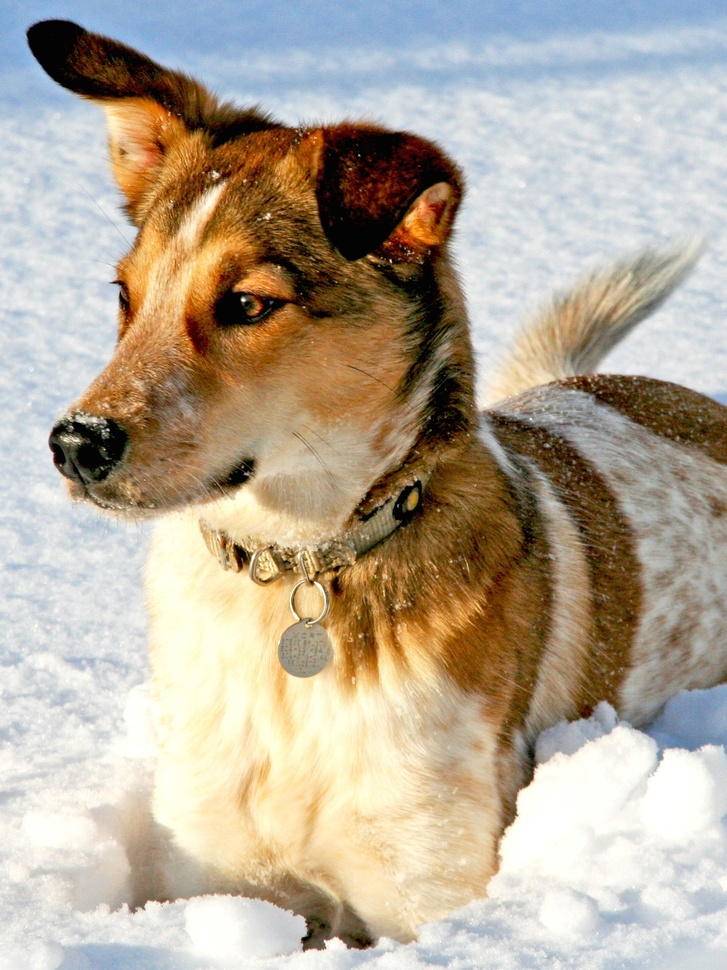
#> input picture image_compression_using_fourier_transform/dog.jpg, 727 x 970 px, shrunk from 1500 x 2000 before the run
$ jupyter execute hw2_21.ipynb
#> lines starting #> are read from the running program, lines starting #| are printed output that depends on the picture
[cell 1]
import cv2
import numpy as np
import matplotlib.pyplot as plt

[cell 2]
# Loading the image and converting it to greyscale
image_path = "dog.jpg"
original_image = cv2.imread(image_path, cv2.IMREAD_GRAYSCALE)
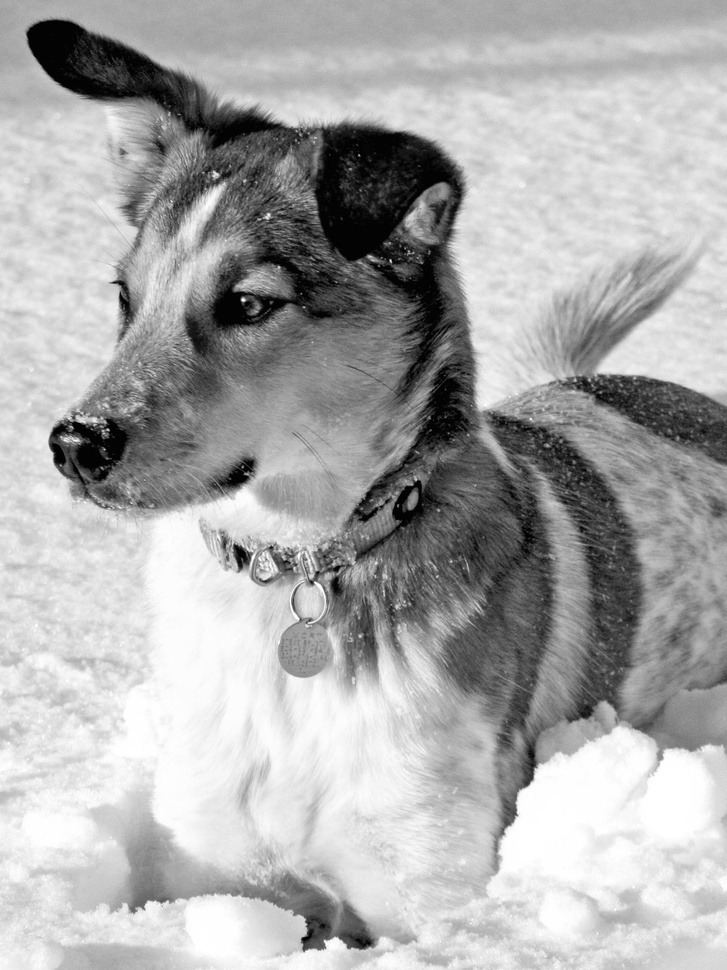
#> original_image: shape (970, 727); min 0, max 255, mean 171
image_data = original_image
n, m = image_data.shape
#> n = 970; m = 727
n, m
#> Out = (970, 727)

[cell 3]
# Computing 2D FFT on the image
def compute_2Dfft(image_data):
    row_fft = []
    col_fft = []

    for i in range (n):
        row_fft.append(np.fft.fft(image_data[i]))
    row_fft = np.array(row_fft)
    row_fft.shape

    for j in range(m):
        col_fft.append(np.fft.fft(row_fft[:,j]))
    fft2D = np.array(col_fft).T
    return fft2D

fft2D = compute_2Dfft(image_data)
#> after the loop in compute_2Dfft, `for i in range (n):`: row_fft = 970 items
#> after the loop in compute_2Dfft, `for j in range(m):`: col_fft = 727 items

###### The code above is similar to using numpy.fft.fft2(image_data)

[cell 4]
# Visualizing the frequency spectrum
magnitude_spectrum = abs(fft2D)
plt.figure(figsize = (20,15))
plt.imshow(magnitude_spectrum, cmap='grey')
plt.title("Magnitude Spectrum")
plt.colorbar()
plt.show()
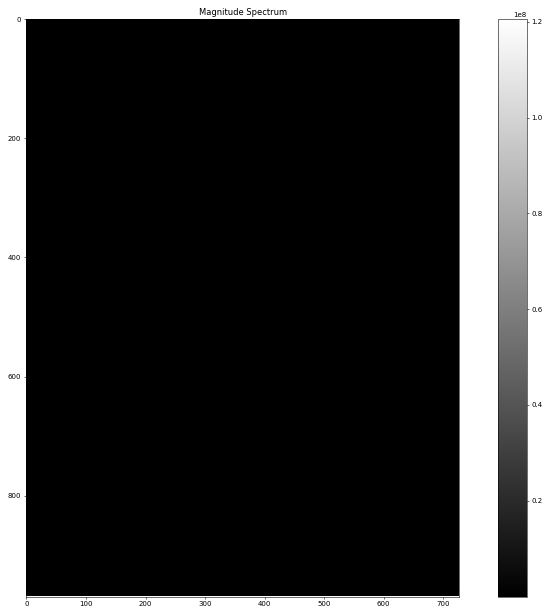
#> figure drawn by matplotlib, 2 panels

[cell 5]
def compare_image(original, compressed):
    # Comparing the original and compressed image
    plt.figure(figsize=(20, 15))
    plt.subplot(1, 2, 1)
    plt.imshow(original, cmap="gray")
    plt.title("Original Image")
    plt.axis("off")

    plt.subplot(1, 2, 2)
    plt.imshow(compressed, cmap="gray")
    plt.title("Compressed Image")
    plt.axis("off")

    plt.show()


def compress_image(image_data, percentage, f = True):

    compute_2Dfft(image_data)
    magnitude_spectrum = abs(fft2D)
    sorted_magnitudes = np.sort(magnitude_spectrum.ravel())[::-1]
    threshold_index = int(percentage/100 * len(sorted_magnitudes))

    # Retriving the thershold value and filtering out the lower fourier values
    threshold_value = sorted_magnitudes[threshold_index]
    compressed_fft = fft2D * (magnitude_spectrum >= threshold_value)

    # Reconstruction
    compressed_image = np.fft.ifft2(compressed_fft).real
    if f == True:
        compare_image(image_data, compressed_image)
    return compressed_image

[cell 6]
compressed_image_10 = compress_image(image_data, 10)
#> in compress_image, `threshold_index = int(percentage/100 * len(sorted_magnitudes))`: threshold_index = 70519
#> in compress_image, `threshold_value = sorted_magnitudes[threshold_index]`: threshold_value = 13834.7
#> in compare_image, `plt.show()`:
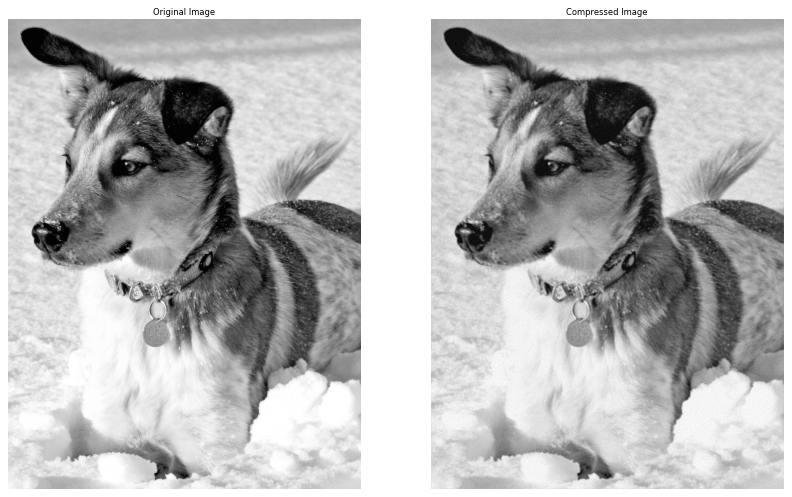
#> figure drawn by matplotlib, 2 panels

[cell 7]
compressed_image_1 = compress_image(image_data, 1)
#> call 2 of compress_image, with percentage = 1, f = True
#> in compress_image (call 2), `threshold_index = int(percentage/100 * len(sorted_magnitudes))`: threshold_index = 7051
#> in compress_image (call 2), `threshold_value = sorted_magnitudes[threshold_index]`: threshold_value = 67933.7
#> in compress_image (call 2), `compressed_image = np.fft.ifft2(compressed_fft).real`:
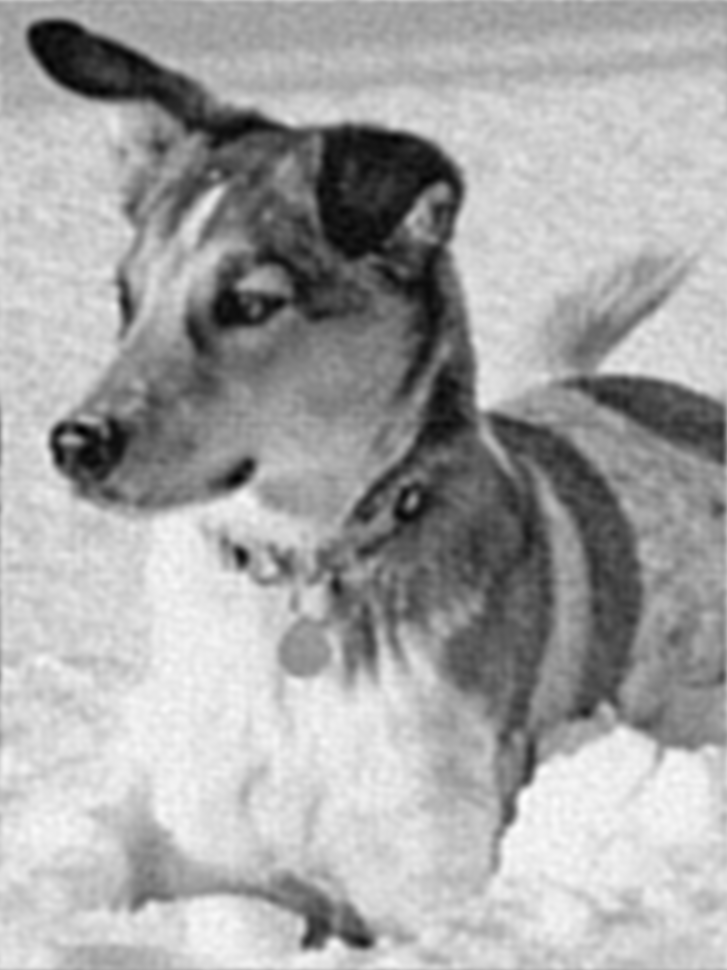
#> compressed_image: shape (970, 727) float64; min -19.57, max 273.4, mean 171; drawn with min black and max white

[cell 8]
# Computing the L2 norm of the error between original and reconstructed image
def compute_L2_error(image1, image2):
    l2_norm = np.linalg.norm(image1 - image2)
    return l2_norm

[cell 9]
print(f"The L2 Norm of the new compressed image and the original image is {compute_L2_error(original_image, compress_image(image_data, 10, False)) :.2f}.")
#> in compute_L2_error, `l2_norm = np.linalg.norm(image1 - image2)`: l2_norm = 4787.1
#| The L2 Norm of the new compressed image and the original image is 4787.09.

[cell 10]
l2_errors = []
percentage = np.arange(100) + 1

for i in range(100):
    l2_errors.append(compute_L2_error(original_image, compress_image(image_data, (i*5)/100, False)))
#> this loop made 100 passes
#> (threshold_index in compress_image, threshold_value in compress_image, l2_norm in compute_L2_error) on passes 1 to 12: (0, 120621839, 56313.9), (352, 624792.7, 20663.9), (705, 391129.9, 17409.8), (1057, 300829.7, 15657.5), (1410, 240566.7, 14465.7), (1762, 200610.8, 13605.7), (2115, 171709.1, 12952.4), (2468, 151946.3, 12436.2), (2820, 138051.6, 12009.5), (3173, 125607.9, 11640.9), (3525, 115380.8, 11325.2), (3878, 107891.2, 11047.6)
#> pass 2, in compress_image (call 5), `compressed_image = np.fft.ifft2(compressed_fft).real`:
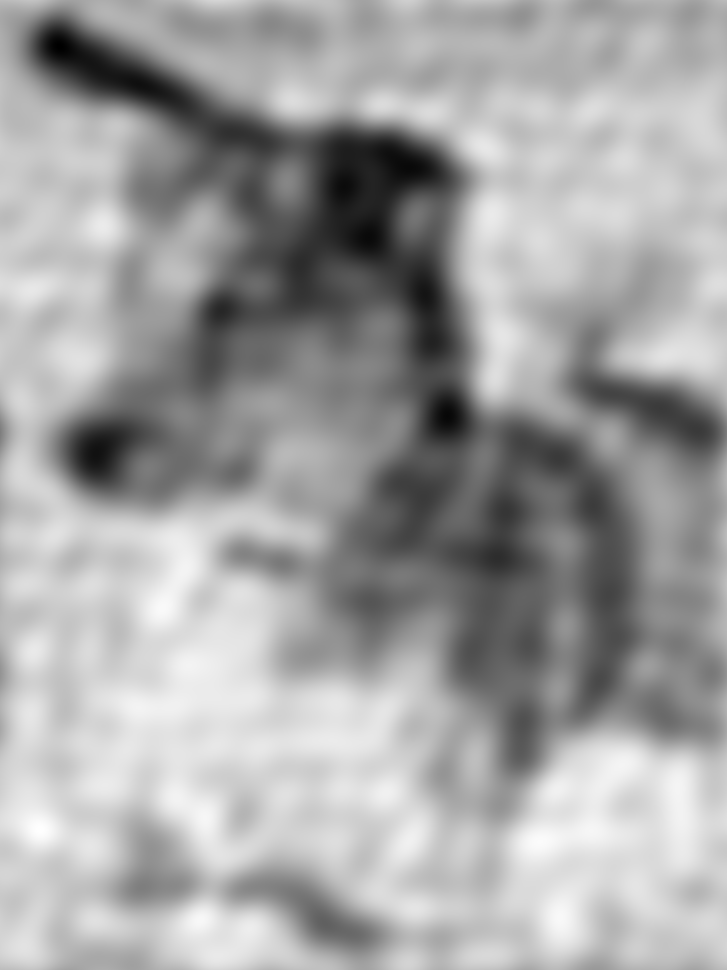
#> compressed_image: shape (970, 727) float64; min -19.28, max 278.8, mean 171; drawn with min black and max white
#> pass 3, in compress_image (call 6), `compressed_image = np.fft.ifft2(compressed_fft).real`:
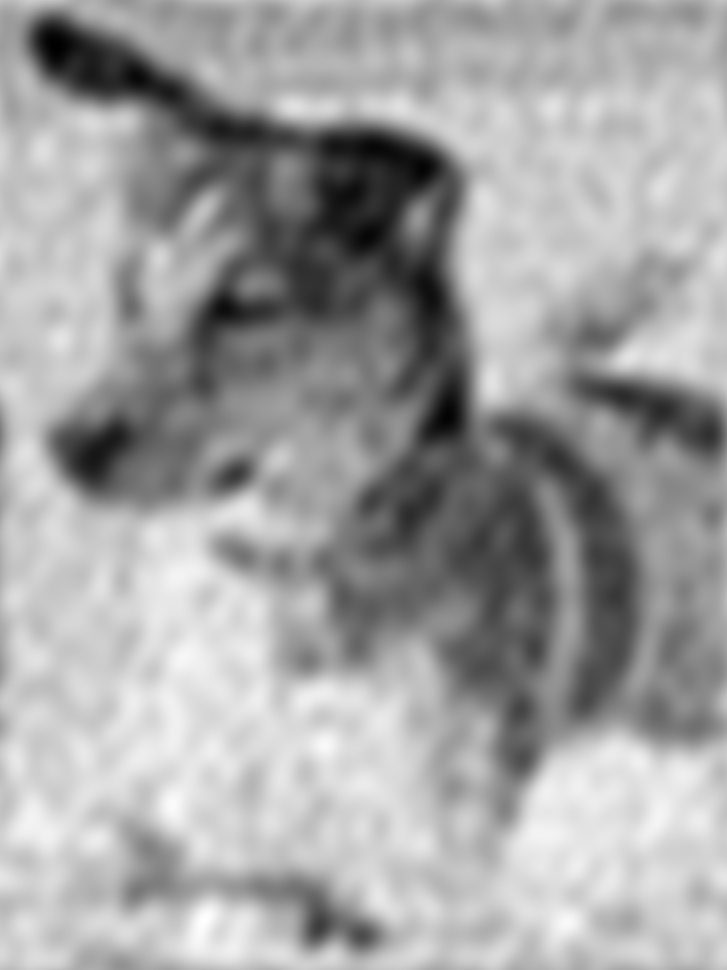
#> compressed_image: shape (970, 727) float64; min -21.31, max 281.8, mean 171; drawn with min black and max white
#> after the loop, l2_errors = 100 values, max 56313.9 at index 0, min 6167.6 at index 99, mean 8787.4


plt.figure(figsize=(12, 8))
plt.title("L2 error Vs Threshold")
plt.plot(percentage, l2_errors)
plt.ylabel("L2 Norm Error")
plt.xlabel("Percentage")
plt.show()
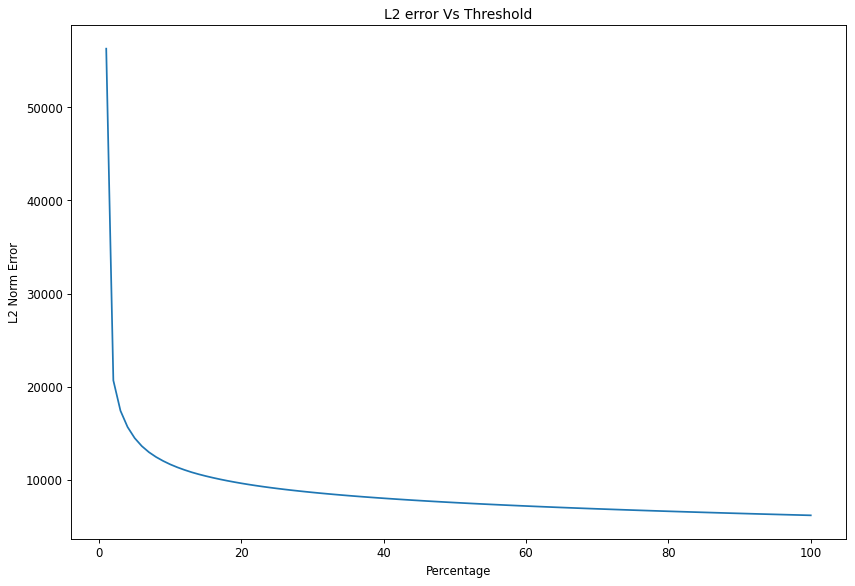
#> figure drawn by matplotlib, 1 panel; curve peaks at x = 1, y = 56313.9
